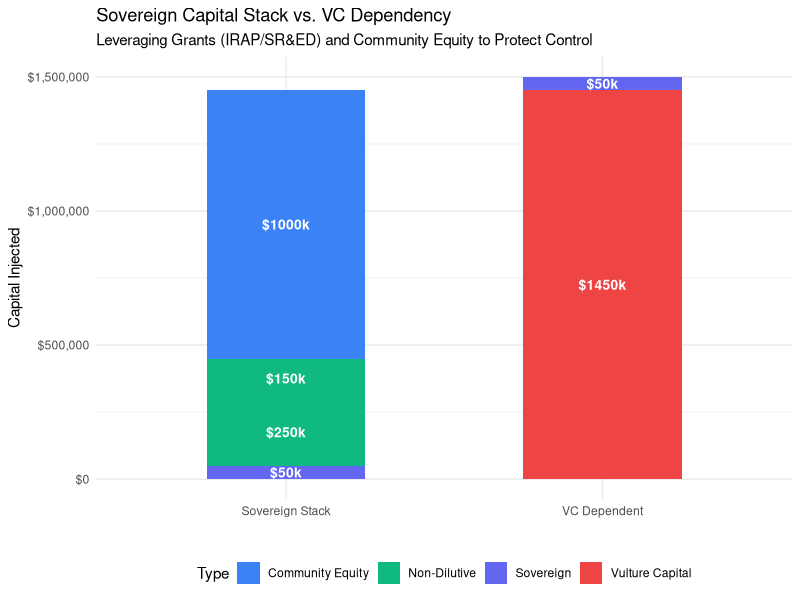
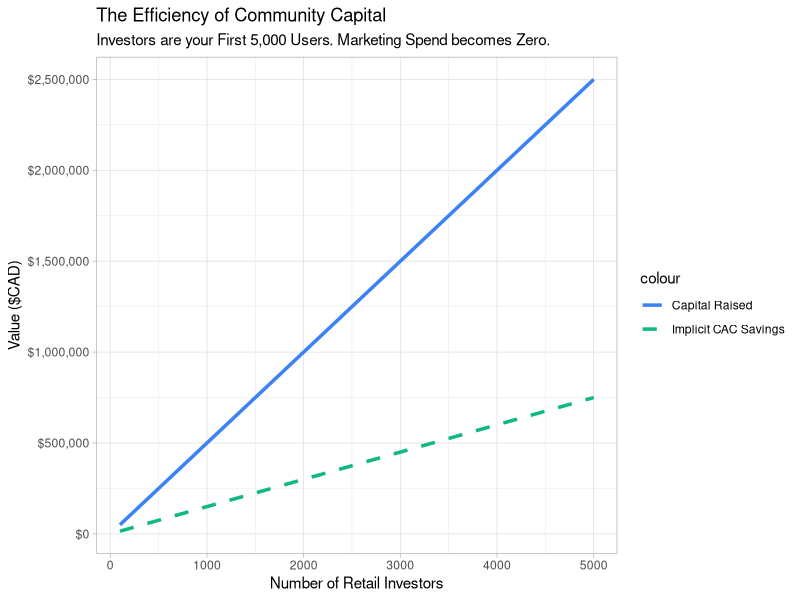

The R source for these figures, in order:
## ---- chunk 1
knitr::opts_chunk$set(echo = TRUE, warning = FALSE, message = FALSE)
library(ggplot2)
library(dplyr)
library(knitr)
library(scales)
library(tidyr)
## ---- chunk 2
platforms <- data.frame(
  Feature = c("Target Audience", "Fees (Approx)", "Marketing Support", "suitability for VFER"),
  FrontFundr = c("General Public / Retail", "6-8% + Warrants", "High (Full Agency Mode)", "High - Need national scale"),
  Equivesto = c("Community / Niche", "5-7% + Setup", "Medium (Founder-led)", "Medium - Better for local/smaller raises")
)

kable(platforms, caption = "Crowdfunding Platform Matrix")
## ---- chunk 3
# Define the Capital Stack Scenarios
scenarios <- data.frame(
  Source = c("Founder/Bootstrapping", "IRAP (Grant)", "SR&ED (Tax Credit)", "Equity Crowdfunding", "VC Series A"),
  Amount = c(50000, 250000, 150000, 1000000, 0),
  Dilution_Percent = c(0, 0, 0, 10, 25), # Crowdfunding is less dilutive per dollar than early VC
  Type = c("Sovereign", "Non-Dilutive", "Non-Dilutive", "Community Equity", "Vulture Capital")
)

# Scenario A: Sovereign Stack (Grants + Crowd)
stack_sovereign <- scenarios %>% 
  filter(Source != "VC Series A") %>%
  mutate(Scenario = "Sovereign Stack")

# Scenario B: VC Route (Typical path we want to avoid)
stack_vc <- data.frame(
  Source = c("Founder/Bootstrapping", "VC Series A"),
  Amount = c(50000, 1450000),
  Dilution_Percent = c(0, 30),
  Type = c("Sovereign", "Vulture Capital")
) %>% mutate(Scenario = "VC Dependent")

# Combine
comparison <- bind_rows(stack_sovereign, stack_vc)

# Plotting the Capital Stack Structure
ggplot(comparison, aes(x = Scenario, y = Amount, fill = Type)) +
  geom_bar(stat = "identity", position = "stack", width = 0.5) +
  geom_text(aes(label = paste0("$", Amount/1000, "k")), 
            position = position_stack(vjust = 0.5), 
            color = "white", size = 3.5, fontface = "bold") +
  scale_y_continuous(labels = dollar_format()) +
  scale_fill_manual(values = c("Community Equity" = "#3B82F6", 
                               "Non-Dilutive" = "#10B981", 
                               "Sovereign" = "#6366F1", 
                               "Vulture Capital" = "#EF4444")) +
  labs(title = "Sovereign Capital Stack vs. VC Dependency",
       subtitle = "Leveraging Grants (IRAP/SR&ED) and Community Equity to Protect Control",
       y = "Capital Injected",
       x = "") +
  theme_minimal() +
  theme(legend.position = "bottom")

## ---- chunk 4
# Simulation Parameters
investor_count <- seq(100, 5000, by = 100)
avg_investment <- 500 # Small retail ticket
cac_savings <- 150 # Cost to acquire a B2C finance user usually high

simulation <- data.frame(
  Investors = investor_count,
  Capital_Raised = investor_count * avg_investment,
  Marketing_Savings = investor_count * cac_savings
)

ggplot(simulation, aes(x = Investors)) +
  geom_line(aes(y = Capital_Raised, color = "Capital Raised"), size = 1.2) +
  geom_line(aes(y = Marketing_Savings, color = "Implicit CAC Savings"), size = 1.2, linetype = "dashed") +
  scale_y_continuous(labels = dollar_format()) +
  labs(title = "The Efficiency of Community Capital",
       subtitle = "Investors are your First 5,000 Users. Marketing Spend becomes Zero.",
       y = "Value ($CAD)",
       x = "Number of Retail Investors") +
  theme_light() +
  scale_color_manual(values = c("Capital Raised" = "#3B82F6", "Implicit CAC Savings" = "#10B981"))
